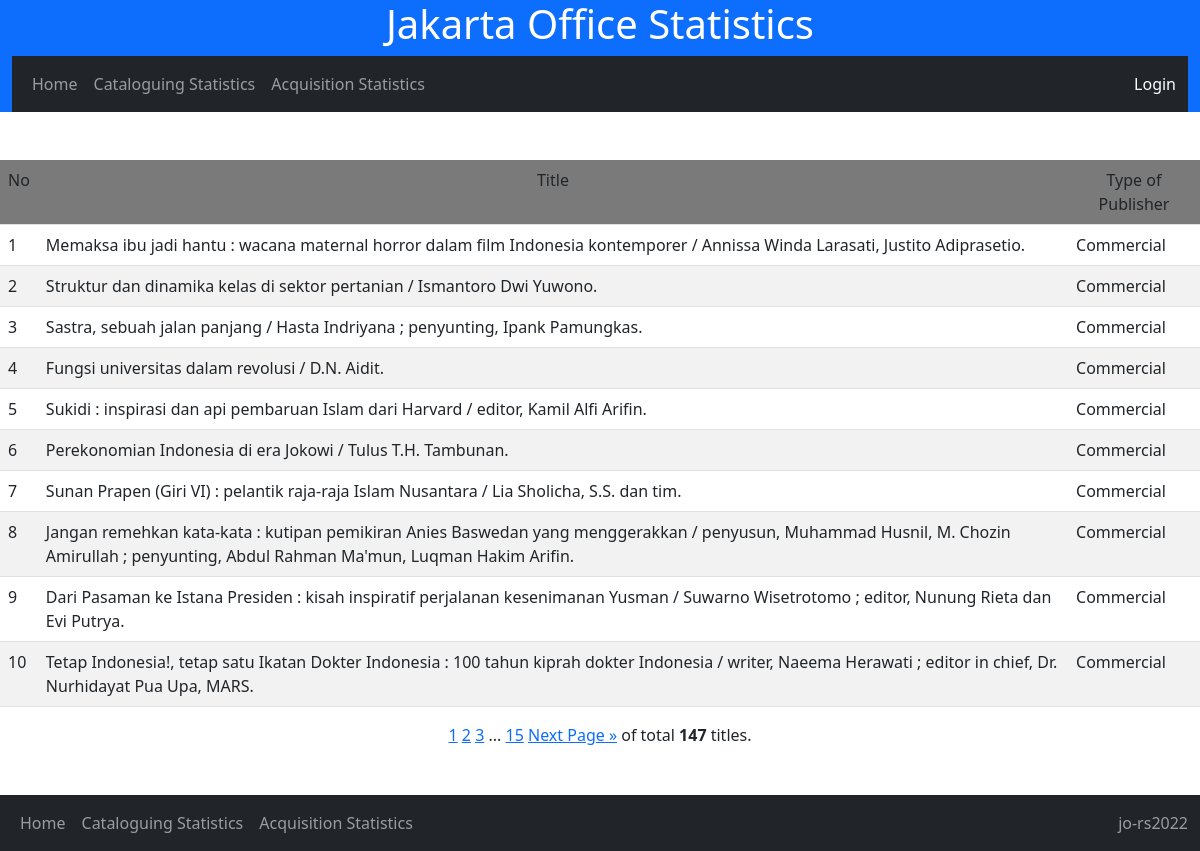
/cat_stat/detail_publisher/Commercial/, run on the app's committed database.
### nlajkt_cat_stat/models.py (models this page shows)
class Catalogues(models.Model):
    entry_date = models.DateField()
    consignment_no = models.IntegerField(default=461)
    title = models.TextField()
    work_type = models.CharField(max_length=20, choices=[
        ('Original','Original'),
        ('Translation','Translation'),
        ('Adaptation','Adaptation')
        ], default='Original')
    publish_year = models.IntegerField()
    volume = models.CharField(max_length=20, choices=[
        ('Single','Single'),
        ('Multi-complete','Multi-complete'),
        ('Multi-incomplete','Multi-incomplete'),
        ], default='Single')
    copycat = models.CharField(max_length=20, choices=[
        ('No','No'),
        ('Yes-partial','Yes-partial'),
        ('Yes-full','Yes-full'),
        ], default='No')
    ISBN = models.CharField(max_length=20, choices=[
        ('No','No'),
        ('Yes-valid','Yes-valid'),
        ('Yes-invalid','Yes-invalid'),
        ], default='No')
    authorship_type = models.CharField(max_length=50, choices=[
        ('Single author','Single author'),
        ('Collaboration','Collaboration'),
        ('Compilation','Compilation'),
        ('Others','Others')
        ], default='Single')
    language = models.CharField(max_length=50, choices=[
        ('Indonesian','Indonesian'),
        ('English','English'),
        ('Indonesian local','Indonesian local'),
        ('Multi language','Multi language'),
        ('Unknown','Unknown')
        ], default='Indonesian')
    bibliography = models.CharField(max_length=20, choices=[
        ('No','No'),
        ('Yes','Yes'),
        ], default='No')
    indexx = models.CharField(max_length=20, choices=[
        ('No','No'),
        ('Yes','Yes'),
        ], default='No')
    publisher_type = models.CharField(max_length=100, choices=[
        ('Commercial','Commercial'),
        ('Government-department','Government-department'),
        ('Government-nondepartment','Government-nondepartment'),
        ('Government-local','Government-local'),
        ('Universities','Universities'),
        ('NGO','NGO'),
        ('Others','Others')
        ], default='Commercial')
    genre = models.CharField(max_length=100, choices=[
        ('General non fiction','General non fiction'),
        ('Fiction-novel','Fiction-novel'),
        ('Fiction-short stories','Fiction-short stories'),
	('Fiction-biographic','Fiction-biographic'),
        ('Poetry','Poetry'),
        ('Folktales','Folktales'),
        ('Biography-single','Biography-single'),
        ('Biography-collective','Biography-collective'),
        ('Biography-auto','Biography-auto'),
        ('Dictionary','Dictionary')
        ], default='General non fiction')
    format = models.CharField(max_length=100, choices=[
        ('Book-printed','Book-printed'),
        ('Book-electronic','Book-electronic'),
        ('Non book video','Non book video'),
        ('Non book audio','Non book audio'),
        ('Map-single','Map-single'),
        ('Map-atlas','Map-atlas'),
        ('Ephemera','Ephemera')
        ], default='Book')
    size = models.CharField(max_length=10, choices=[
        ('YY','YY'),
        ('YYq', 'YYq'),
        ('YYp','YYp')
        ],default='YY')
    subject = models.CharField(max_length=50, choices=[
       ('000-Generalities','100-Generalities'),
       ('000-Library science','100-Library science'),
       ('000-Journalism and media','100-Journalism and media'),
       ('100-Philosophy and ethics','100-Philosophy and ethics'),
       ('200-Religions-general','200-Religions-general'),
       ('200-Religion-Islam','200-Religion-Islam'),
       ('200-Religion-Christianity','200-Religion-Christianity'),
       ('300-Social-anthropology and sociology','300-Social-anthropology and sociology'),
       ('300-Social-problems and services','300-Social-problems and services'),
       ('300-Social-politics','300-Social-politics'),
       ('300-Social-economics','300-Social-economics'),
       ('300-Social-macroeconomics','300-Social-macroeconomics'),
       ('300-Social-culture','300-Social-culture'),
       ('300-Social-military','300-Social-military'),
       ('300-Social-education','300-Social-education'),
       ('300-Social-law','300-Social-law'),
    	('300-Social-public administration','300-Social-public administration'),
       ('300-Social-human rights','300-Social-human rights'),
       ('400-Language-linguistics','400-Language-linguistics'),
       ('400-Language-sociolinguistics','400-Language-sociolinguistics'),
       ('500-Science-general','500-Science-general'),
       ('600-Technology-general','600-Technology-general'),
       ('600-Agriculture and agribusiness','600-Agriculture and agribusiness'),
       ('700-Arts-general','700-Arts-general'),
       ('700-Arts-visual','700-Arts-visual'),
       ('700-Arts-performance','700-Arts-performance'),
       ('700-Arts-music','700-Arts-music'),
       ('800-Literature-general','800-Literature-general'),
       ('800-Literature-fiction and poetry','800-Literature-fiction and poetry'),
       ('900-History-world','900-History-world'),
       ('900-History-Indonesia','900-History-Indonesia'),
       ('900-Geography and travel','900-Geography and travel'),
        ('900-Biography','900-Biography')
        ], null=True)

### nlajkt_cat_stat/views.py (the view)
# urls.py: path('cat_stat/detail_publisher/<str:publisher_type>/', views.detail_publisher, name='detail_publisher'),
def detail_publisher(request, publisher_type):
    detail_pub = Catalogues.objects.all().filter(publisher_type=publisher_type)
    page = request.GET.get('page', 1)
    paginator = Paginator(detail_pub, 10)
    try:
        paging = paginator.page(page)
    except PageNotAnInteger:
        paging = paginator.page(1)
    except EmptyPage:
        paging = paginator.page(paginator.num_pages)
    template = loader.get_template('detail_publisher.html')
    context = {'paging' : paging,}
    return HttpResponse(template.render(context, request))

### nlajkt_cat_stat/templates/detail_publisher.html
{% extends 'base.html'%}
{% block block1 %}
<br><br>
<table style="width: auto;" class="table table-striped">
    <tr bgcolor = 'grey'>
      <b><td>No</td>
        <td align="center">Title</td>
        <td align="center">Type of Publisher</td></b>
    </tr>
    {% for x in paging %}
    <tr>
        <td>{{ forloop.counter0|add:paging.start_index }}</td>
        <td>{{ x.title }}</td>
        <td>{{ x.publisher_type }}</td>
    </tr>
    {% endfor %}
</table>
<center>{% include 'pagination_jakartaoffice.html' %}</center>
<br><br>
{% endblock %}

### data on the page
Catalogues: title "Memaksa ibu jadi hantu : wacana maternal horror dalam film Indonesia kontemporer / Annissa Winda Larasati, Justito Adiprasetio.", publisher_type "Commercial"
Catalogues: title "Struktur dan dinamika kelas di sektor pertanian / Ismantoro Dwi Yuwono.", publisher_type "Commercial"
Catalogues: title "Sastra, sebuah jalan panjang / Hasta Indriyana ; penyunting, Ipank Pamungkas.", publisher_type "Commercial"
Catalogues: title "Fungsi universitas dalam revolusi / D.N. Aidit.", publisher_type "Commercial"
Catalogues: title "Sukidi : inspirasi dan api pembaruan Islam dari Harvard / editor, Kamil Alfi Arifin.", publisher_type "Commercial"
Catalogues: title "Perekonomian Indonesia di era Jokowi / Tulus T.H. Tambunan.", publisher_type "Commercial"
Catalogues: title "Sunan Prapen (Giri VI) : pelantik raja-raja Islam Nusantara / Lia Sholicha, S.S. dan tim.", publisher_type "Commercial"
Catalogues: title "Jangan remehkan kata-kata : kutipan pemikiran Anies Baswedan yang menggerakkan / penyusun, Muhammad Husnil, M. Chozin Amirullah ; penyunting, Abdul Rahman Ma'mun, Luqman Hakim Arifin.", publisher_type "Commercial"
Catalogues: title "Dari Pasaman ke Istana Presiden : kisah inspiratif perjalanan kesenimanan Yusman / Suwarno Wisetrotomo ; editor, Nunung Rieta dan Evi Putrya.", publisher_type "Commercial"
Catalogues: title "Tetap Indonesia!, tetap satu Ikatan Dokter Indonesia : 100 tahun kiprah dokter Indonesia / writer, Naeema Herawati ; editor in chief, Dr. Nurhidayat Pua Upa, MARS.", publisher_type "Commercial"

### other printed values
{{ num }} "1"
{{ num }} "2" "3"
{{ paging.paginator.num_pages }} "15"
{{ paging.paginator.count }} "147"
